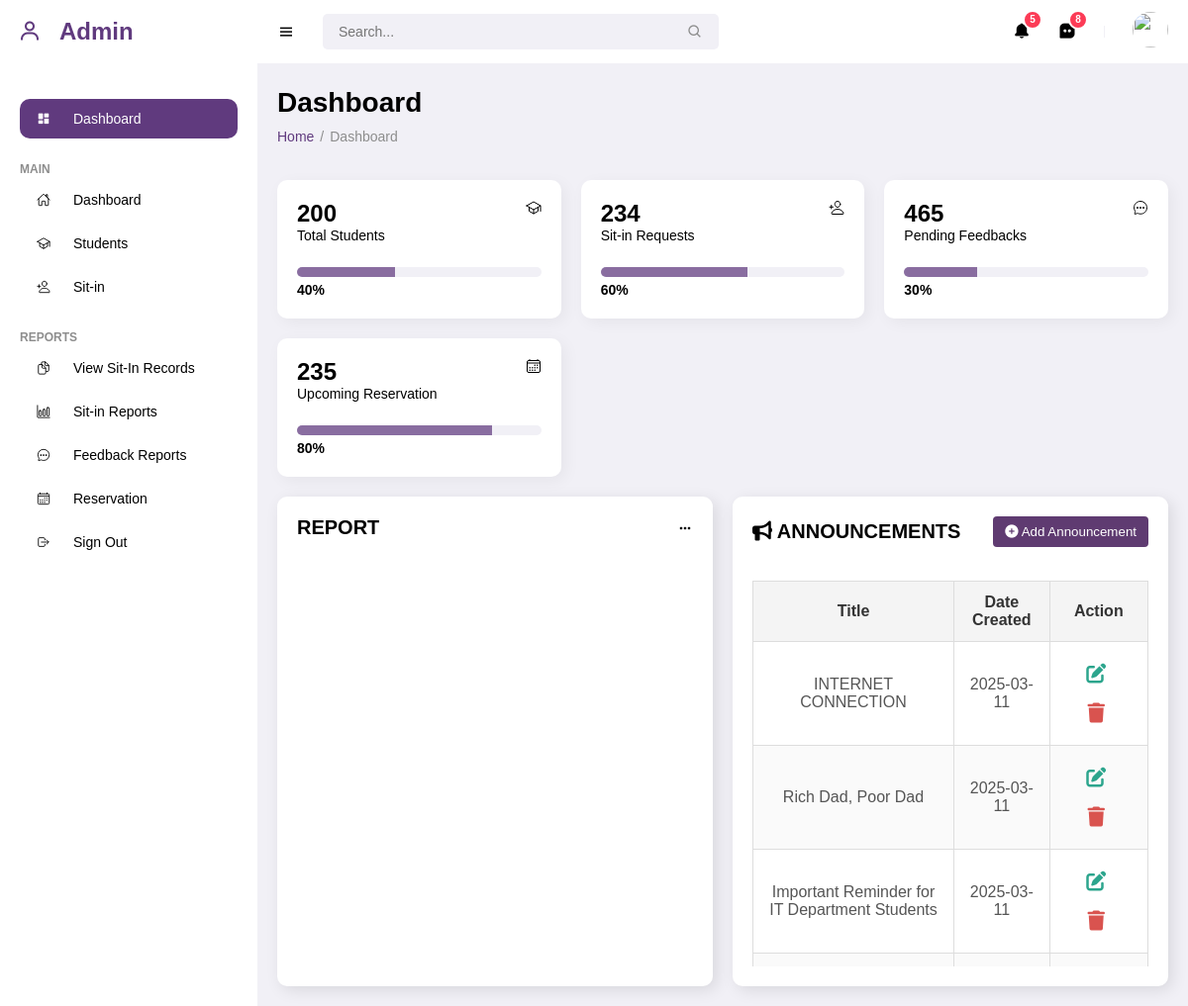
/admin_dashboard (signed in), run on the app's committed database.
### tables this page shows
CREATE TABLE announcements (
    id INTEGER PRIMARY KEY AUTOINCREMENT,
    title TEXT NOT NULL,
    content TEXT NOT NULL,
    date_posted DATETIME);

### app.py (the view)
@app.route("/admin_dashboard")
def admin_dashboard():
    if "user" not in session or not dbhelper.is_admin(session["user"]):
        return redirect("/login")
    announcements = dbhelper.get_announcements()
    return render_template("admin_dashboard.html", announcements=announcements)

### app.py (called while the page is built)
@app.after_request
def disable_cache(response):
    response.headers['Cache-Control'] = 'no-store, no-cache, must-revalidate, post-check=0, pre-check=0'
    response.headers['Pragma'] = 'no-cache'
    response.headers['Expires'] = '0'
    return response

### dbhelper.py (called while the page is built)
def getprocess(sql: str, params: tuple = ()) -> list:
    db = connect(database)
    cursor: object = db.cursor()
    cursor.row_factory = Row
    cursor.execute(sql, params)
    data: list = cursor.fetchall()
    db.close()
    return [dict(row) for row in data]

def is_admin(username: str) -> bool:
    sql = "SELECT is_admin FROM users WHERE username = ?"
    result = getprocess(sql, (username,))
    return result[0]["is_admin"] == 1 if result else False

def get_announcements() -> list:
    sql = "SELECT id, title, content, date_posted FROM announcements ORDER BY date_posted DESC, id DESC"
    return getprocess(sql)

### templates/admin_dashboard.html (shortened to what this page needs)
<!DOCTYPE html>
<html lang="en">
<head>
	<link href='https://unpkg.com/boxicons@2.0.9/css/boxicons.min.css' rel='stylesheet'>
    <link rel="stylesheet" href="../static/admin_dashboard.css">
	<link rel="stylesheet" href="https://cdn.datatables.net/1.13.4/css/jquery.dataTables.min.css">
</head>
<body>
	<section id="sidebar">
		<a href="#" class="brand"><i class='bx bx-user icon'></i> Admin </a>
		<ul class="side-menu">
			<li><a href="#" class="active"><i class='bx bxs-dashboard icon' ></i> Dashboard</a></li>
			<li class="divider" data-text="main">Main</li>
			<li>
				<a href="#">
                    <span class="icon">
                        <ion-icon name="home-outline"></ion-icon>
                    </span>
                    <span class="title">Dashboard</span>
                </a>
			</li>
			<li>
                <a href="#">
                    <span class="icon">
                        <ion-icon name="school-outline"></ion-icon>
                    </span>
                    <span class="title">Students</span>
                </a>
            </li>
			<li>
                <a href="#">
                    <span class="icon">
                        <ion-icon name="person-add-outline"></ion-icon>
                    </span>
                    <span class="title">Sit-in</span>
                </a>
            </li>
			<li class="divider" data-text="Reports">Reports</li>
			<li>
                <a href="#">
                    <span class="icon">
                        <ion-icon name="documents-outline"></ion-icon>
                    </span>
                    <span class="title">View Sit-In Records</span>
                </a>
            </li>
			<li>
				<a href="#">
                    <span class="icon">
                        <ion-icon name="bar-chart-outline"></ion-icon>
                    </span>
                    <span class="title">Sit-in Reports</span>
                </a>
			</li>
            <li>
                <a href="#">
                    <span class="icon">
                        <ion-icon name="chatbubble-ellipses-outline"></ion-icon>
                    </span>
                    <span class="title">Feedback Reports</span>
                </a>
            </li>
            <li>
                <a href="#">
                    <span class="icon">
                        <ion-icon name="calendar-outline"></ion-icon>
                    </span>
                    <span class="title">Reservation</span>
                </a>
            </li>
            <li>
                <a href="{{ url_for('logout') }}">
                    <span class="icon">
                        <ion-icon name="log-out-outline"></ion-icon>
                    </span>
                    <span class="title">Sign Out</span>
                </a>
            </li>
		</ul>
	</section>
	<section id="content">
		<nav>
			<i class='bx bx-menu toggle-sidebar' ></i>
			<form action="#">
				<div class="form-group">
					<input type="text" placeholder="Search...">
					<i class='bx bx-search icon' ></i>
				</div>
			</form>
			<a href="#" class="nav-link">
				<i class='bx bxs-bell icon' ></i>
				<span class="badge">5</span>
			</a>
			<a href="#" class="nav-link">
				<i class='bx bxs-message-square-dots icon' ></i>
				<span class="badge">8</span>
			</a>
			<div class="profile">
				<img src="https://images.unsplash.com/photo-1517841905240-472988babdf9?ixid=MnwxMjA3fDB8MHxzZWFyY2h8NHx8cGVvcGxlfGVufDB8fDB8fA%3D%3D&ixlib=rb-1.2.1&auto=format&fit=crop&w=500&q=60" alt="">
			</div>
		</nav>
		<main>
			<h1 class="title">Dashboard</h1>
			<ul class="breadcrumbs">
				<li><a href="#">Home</a></li>
				<li class="divider">/</li>
				<li><a href="#" class="active">Dashboard</a></li>
			</ul>
			<div class="info-data">
				<div class="card">
					<div class="head">
						<div>
							<h2>200</h2>
							<p>Total Students</p>
						</div>
                        <div class="iconBx">
                            <ion-icon name="school-outline"></ion-icon>
                        </div>
					</div>
					<span class="progress" data-value="40%"></span>
					<span class="label">40%</span>
				</div>
				<div class="card">
					<div class="head">
						<div>
							<h2>234</h2>
							<p>Sit-in Requests</p>
						</div>
                        <div class="iconBx">
                            <ion-icon name="person-add-outline"></ion-icon>
                        </div>
					</div>
					<span class="progress" data-value="60%"></span>
					<span class="label">60%</span>
				</div>
				<div class="card">
					<div class="head">
						<div>
							<h2>465</h2>
							<p>Pending Feedbacks</p>
						</div>
                        <div class="iconBx">
                            <ion-icon name="chatbubble-ellipses-outline"></ion-icon>
                        </div>
					</div>
					<span class="progress" data-value="30%"></span>
					<span class="label">30%</span>
				</div>
				<div class="card">
					<div class="head">
						<div>
							<h2>235</h2>
							<p>Upcoming Reservation</p>
						</div>
                        <div class="iconBx">
                            <ion-icon name="calendar-outline"></ion-icon>
                        </div>
					</div>
					<span class="progress" data-value="80%"></span>
					<span class="label">80%</span>
				</div>
			</div>
			<div class="data">
				<div class="content-data">
					<div class="head">
						<h3>REPORT</h3>
						<div class="menu">
							<i class='bx bx-dots-horizontal-rounded icon'></i>
						</div>
					</div>
				</div>
				<div class="content-data">
					<div class="head">
						<h3><i class="fas fa-bullhorn"></i> ANNOUNCEMENTS</h3>
						<button id="openModal" class="btn btn-add"><i class="fas fa-plus-circle"></i> Add Announcement</button>
					</div>
					<div id="announcementList" style="max-height: 400px; overflow-y: auto;">
						<table id="announcementTable" class="announcement-table">
							<thead>
								<tr>
									<th style="text-align: center;">Title</th>
									<th style="text-align: center;">Date Created</th>
									<th style="text-align: center;">Action</th>
								</tr>
							</thead>
							<tbody id="announcementBody" style="text-align: center;">
								{% if announcements %}
									{% for ann in announcements %}
										<tr id="announcementRow-{{ ann.id }}"  class="announcement-row" data-id="{{ ann.id }}" data-title="{{ ann.title }}" data-content="{{ ann.content }}"  data-date-posted="{{ ann.date_posted }}" style="text-align: center; cursor: pointer;">
											<td style="text-align: center;">{{ ann.title }}</td>
											<td style="text-align: center;">{{ ann.date_posted[:10] }}</td>
											<td style="text-align: center;">
												<button class="btn-icon edit-btn" onclick="event.stopPropagation();  editAnnouncement('{{ ann.id }}')">
													<i class="fas fa-edit"></i>
												</button>
												<button class="btn-icon delete-btn" onclick="event.stopPropagation(); deleteAnnouncement('{{ ann.id }}')">
													<i class="fas fa-trash"></i>
												</button>
											</td>
										</tr>
									{% endfor %}
								{% else %}
									<tr>
										<td colspan="3">No announcements available.</td>
									</tr>
								{% endif %}
							</tbody>
						</table>
					</div>
				</div>
				</div>
		</main>
	</section>
</body>
</html>

### data on the page
announcements: title "INTERNET CONNECTION", date_posted "2025-03-11"
announcements: title "Rich Dad, Poor Dad", date_posted "2025-03-11"
announcements: title "Important Reminder for IT Department Students", date_posted "2025-03-11"
